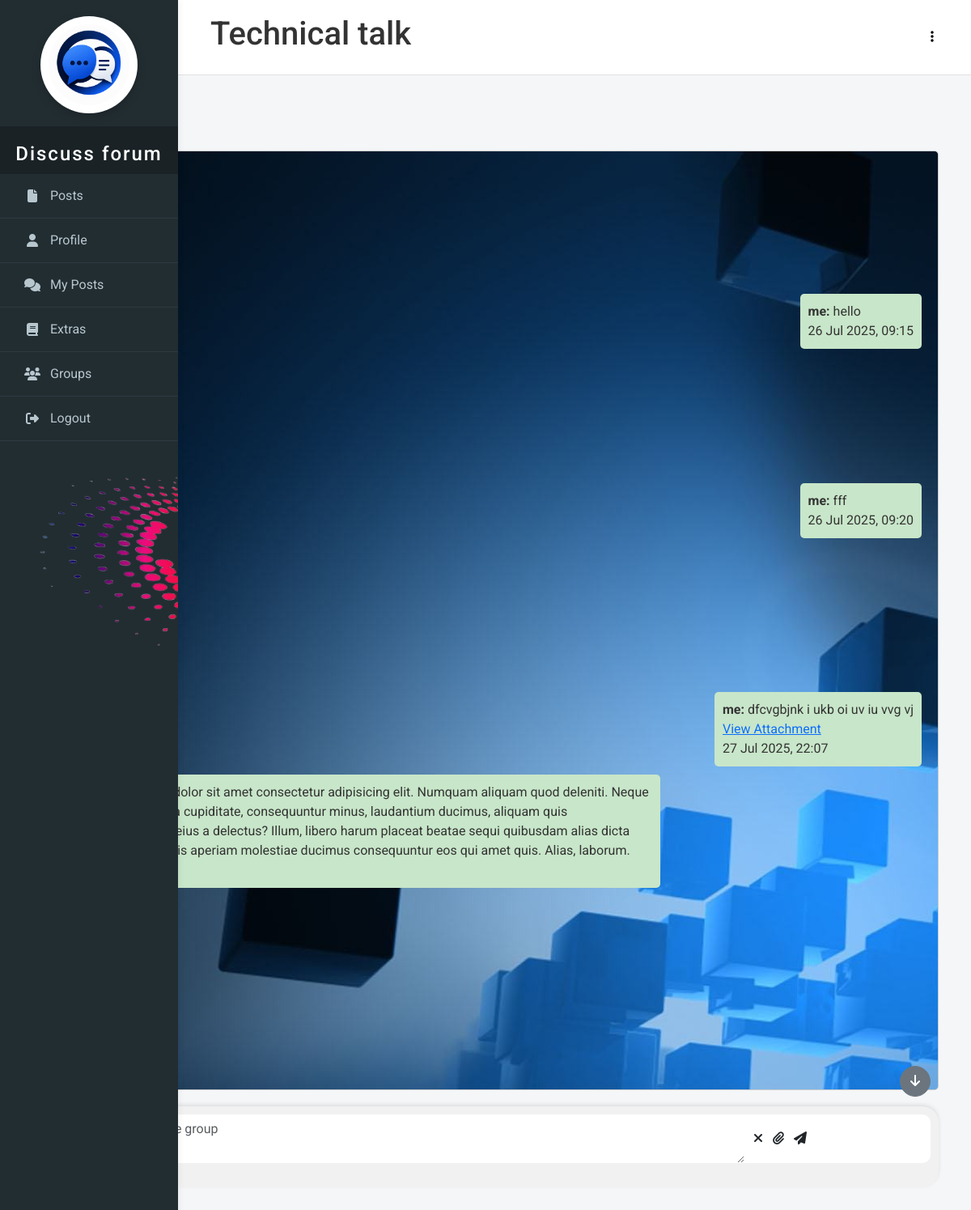
/admin/group.php?group_id=2 (signed in), run on the app's committed database.
### tables this page shows
CREATE TABLE `groups` (
  `id` int(11) NOT NULL,
  `group_name` varchar(100) NOT NULL,
  `group_description` varchar(255) DEFAULT NULL,
  `created_by` int(11) NOT NULL,
  `created_at` datetime DEFAULT current_timestamp(),
  `password` varchar(255) DEFAULT NULL,
  `max_members` int(11) DEFAULT NULL
);

CREATE TABLE `group_messages` (
  `id` int(11) NOT NULL,
  `group_id` int(11) NOT NULL,
  `user_id` int(11) NOT NULL,
  `message` text NOT NULL,
  `sent_at` datetime DEFAULT current_timestamp(),
  `attachment` varchar(255) DEFAULT NULL
);

### admin/group.php (the view, shortened to what this page needs)
<?php
require 'db_connect.php';
if (!isset($_SESSION['admin_logged_in']) && $_SESSION['user_logged_in'] === true) {
    $stmt = $conn->prepare("SELECT * FROM users WHERE username = ?");
    $stmt->bind_param("s", $_SESSION['username']);
    $stmt->execute();
    $result = $stmt->get_result();
    $user = $result->fetch_assoc();
} else if (!isset($_SESSION['user_logged_in']) && $_SESSION['admin_logged_in'] === true) {
} else if (!isset($_SESSION['admin_logged_in']) && !isset($_SESSION['user_logged_in'])) {
    header('Location: ../login.php');
    exit();
}
$username = $_SESSION['username'] ?? '';
$is_admin = isset($_SESSION['admin_logged_in']) && $_SESSION['admin_logged_in'] === true;
?>
<!DOCTYPE html>
<html lang="en">
<head>
    <link rel="stylesheet" href="profile.css">
    <link rel="stylesheet" href="adminacc.css">
    <link rel="stylesheet" href="https://cdnjs.cloudflare.com/ajax/libs/font-awesome/6.4.2/css/all.min.css">
    <link href="https://cdn.jsdelivr.net/npm/bootstrap@5.3.2/dist/css/bootstrap.min.css" rel="stylesheet">
</head>
<body>
    <?php
    if (isset($_SESSION['admin_logged_in']) && $_SESSION['admin_logged_in'] === true) {
        include 'admininterface.php';
    } else {
        include 'interface.php';
    }
    ?>
    <div class="header">
            <?php
            $group_id = isset($_GET['group_id']) ? intval($_GET['group_id']) : 0;
            $stmt = $conn->prepare("SELECT * FROM groups WHERE id = ?");
            $stmt->bind_param("i", $group_id);
            $stmt->execute();
            if ($group_id <= 0) {
            echo '<p style="text-align:center;">no found</p>';
            } else {
                $group_result = $stmt->get_result();
                if ($group_result->num_rows > 0) {
                    while ($row = $group_result->fetch_assoc()) {
                        echo '<div><h1>' . htmlspecialchars($row['group_name']) . '</h1></div>';
                        if (!$is_admin) {
                            echo '<button class="more-options" onclick="toggleDropdown()" aria-label="More options" style="background:none;border:none;cursor:pointer;"> <i class="fas fa-ellipsis-v"></i> </button>';
                        }
                    }
                } else {
                    echo '<p style="text-align:center;">no found</p>';
                }
            }
            ?>
    </div>
    <div class="main-content" style="margin-top:70px; max-width: 100vh; margin-left:auto; margin-right:auto;">
        <h2>Group Chat</h2>
        <div class="chatbox" style="border:1px solid #ccc; padding:20px; background-color:#f9f9f9; border-radius:5px;">
        <?php
        if ($group_id <= 0) {
            echo '<p style="text-align:center;">No group selected.</p>';
            exit();
        }else {
        $fstmt = $conn->prepare("SELECT * FROM group_members WHERE group_id = ? AND user_id = ?");
        $fstmt->bind_param("ii", $group_id, $user['id']);
        $fstmt->execute();
        $member_result = $fstmt->get_result();
        if ($member_result->num_rows>0 || $_SESSION['admin_logged_in'] = true) {
        $stmt = $conn->prepare("SELECT * FROM group_messages WHERE group_id = ? ORDER BY sent_at ASC");
        $stmt->bind_param("i", $group_id);
        $stmt->execute();
        $messages_result = $stmt->get_result();
        if ($messages_result->num_rows > 0) {
            while ($message = $messages_result->fetch_assoc()) {
                $sender_id = $message['user_id'];
                $stmt_user = $conn->prepare("SELECT username FROM users WHERE id = ?");
                $stmt_user->bind_param("i", $sender_id);
                $stmt_user->execute();
                $user_result = $stmt_user->get_result();
                $user = $user_result->fetch_assoc();
                if ($user['username'] == $username) {
                    echo '<div class="message1" ondblclick="deleteMessage(' . $message['id'] . ')"  style="background-color:#c8e6c9;">';
                echo '<strong>me:</strong> ';
                echo '<span>' . nl2br(htmlspecialchars($message['message'])) . '</span>';
                if (!empty($message['attachment'])) {
                    echo '<br><a href="' . htmlspecialchars($message['attachment']) . '" target="_blank">View Attachment</a>';
                }
                echo '<br>';
                echo '<p>' . $message['sent_at'] ? date('d M Y, H:i', strtotime($message['sent_at'])) : 'N/A' . '</p>';
                echo '</div>';
                } else {
                    echo '<div class="message"  style="background-color:#c8e6c9;">';
                echo '<strong>' . htmlspecialchars($user['username']) . ':</strong> ';
                echo '<span>' . nl2br(htmlspecialchars($message['message'])) . '</span>';
                if (!empty($message['attachment'])) {
                    echo '<br><a href="' . htmlspecialchars($message['attachment']) . '" target="_blank">View Attachment</a>';
                }
                echo '<br>';
                echo '</div>';
                }
            }
        } else {
            echo '<p style="text-align:center; color:white;">No messages found.</p>';
        }
        } else {
            die('<p style="text-align:center; color:white;">You are not a member of this group.</p>'); ;
        }
        }
        ?>
         <button class="navigate btn btn-secondary mt-3" onclick="navigate()" id="navigate" ><i class="fas fa-arrow-down"></i></button>
        </div>
        <div class="chatbox-footer send_message" id="sendMessageForm">
        <form method="POST" action="send_message.php" enctype="multipart/form-data">
            <div class="form-group1">
                <textarea style="border: none; " name="message" placeholder="Send a message to the group" id="message" class="form-control" rows="2" ></textarea>
            </div>
            <div class="form-group">
            <button class="btn   " type="button" onclick="document.getElementById('message').value = '';"><i class="fas fa-times"></i></button>
            <button class="btn " type="button" onclick="document.getElementById('attachment').click();"><i class="fas fa-paperclip"></i></button>
            <button class="btn " type="submit" ><i class="fas fa-paper-plane"></i></button>
            </div>
        </form>
        </div>
</body>
</html>

### admin/adminacc.css (style rules this page uses)
body { margin: 0; font-family: 'Roboto', Arial, sans-serif; background: #f4f6f8; color: #333; }
.main-content { margin-left: 220px; padding: 30px 40px; min-height: 100vh; }
.header { background: #fff; padding: 18px 40px; border-bottom: 1px solid #e0e0e0; display: flex; align-items: center; justify-content: space-between; position: fixed; left: 220px; right: 0; top: 0; z-index: 100; }

### admin/group.php (style rules this page uses)
.chatbox { height: 60vh; max-height: 60vh; overflow-y: auto; margin-bottom: 20px; background: url('../media/1VSFxbp.jpg'); }
.chatbox-footer { position: static; bottom: 30px; left: 0; width: 100%; background-color: #f1f1f1; padding: 10px; box-shadow: 0 -2px 5px rgba(0,0,0,0.1); max-height: 20vh; border-radius: 20px; height: 100px; }
.chatbox-footer form { display: flex; flex-direction: row; align-items: center; gap: 10px; background-color: white; border-radius: 10px; }
.form-group1 { flex: 1; width: 70%; }
.form-group { display: flex; align-items: center; gap: 10px; width: 20%; }
.message { margin-bottom: 10px; padding: 10px; border-radius: 5px; width: fit-content; max-width: 70%; }
.message1 { justify-self: right; margin-bottom: 10px; padding: 10px; border-radius: 5px; width: fit-content; max-width: 70%; }
.navigate { position: fixed; right: 50px; bottom: 30vh; border-radius: 50%; }
.chatbox-footer form .btn { margin: 0; padding: 0; }

### data on the page
groups: group_name "Technical talk"
group_messages: message "hello", sent_at "26 Jul 2025, 09:15"
group_messages: message "fff", sent_at "26 Jul 2025, 09:20"
group_messages: message "dfcvgbjnk i ukb oi uv iu vvg vj", sent_at "27 Jul 2025, 22:07"
group_messages: message "Lorem ipsum, dolor sit amet consectetur adipisicing elit. Numquam aliquam quod deleniti. Neque natus hic assumenda cupiditate, consequuntur minus, laudantium ducimus, aliquam quis necessitatibus nulla eius a delectus? Illum, libero harum placeat beatae sequi quibusdam alias dicta possimus neque nobis aperiam molestiae ducimus consequuntur eos qui amet quis. Alias, laborum."
